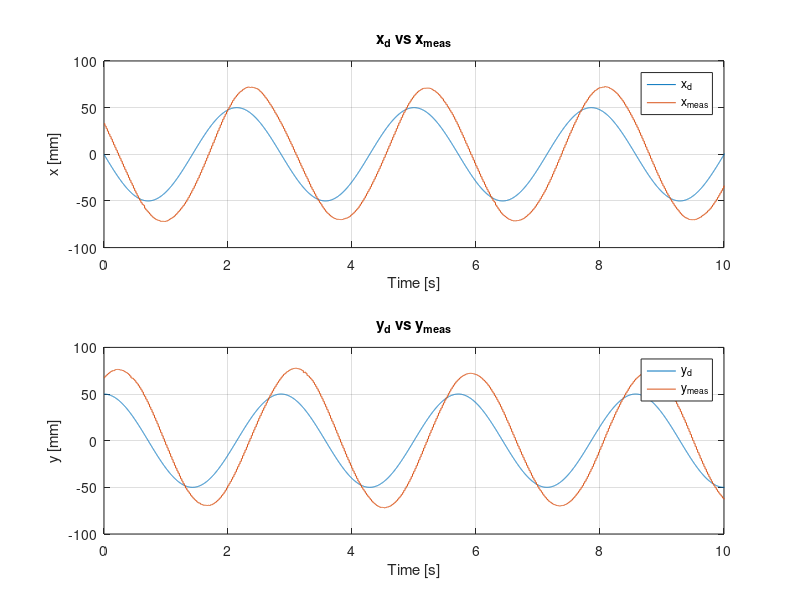
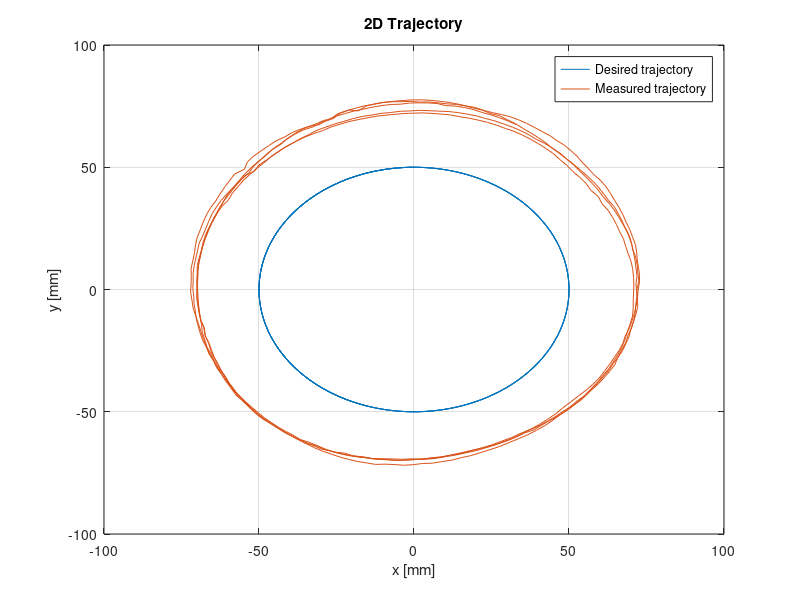
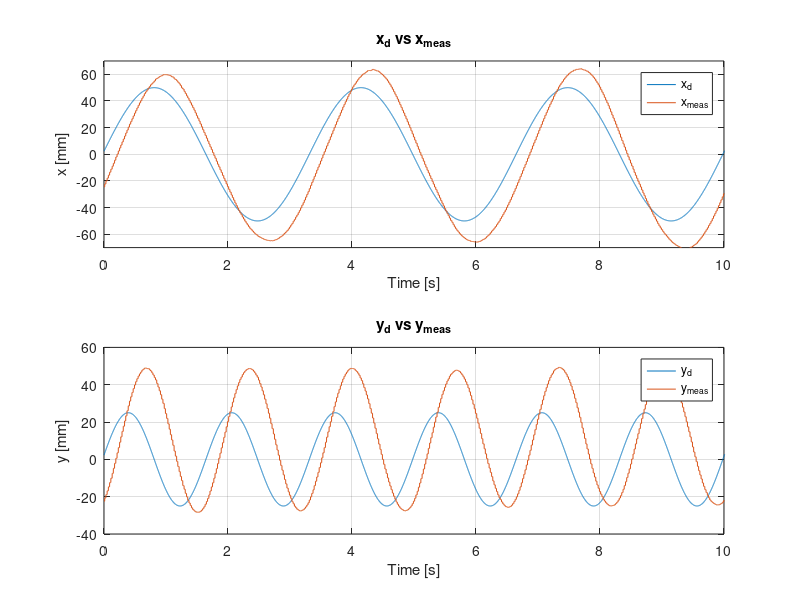
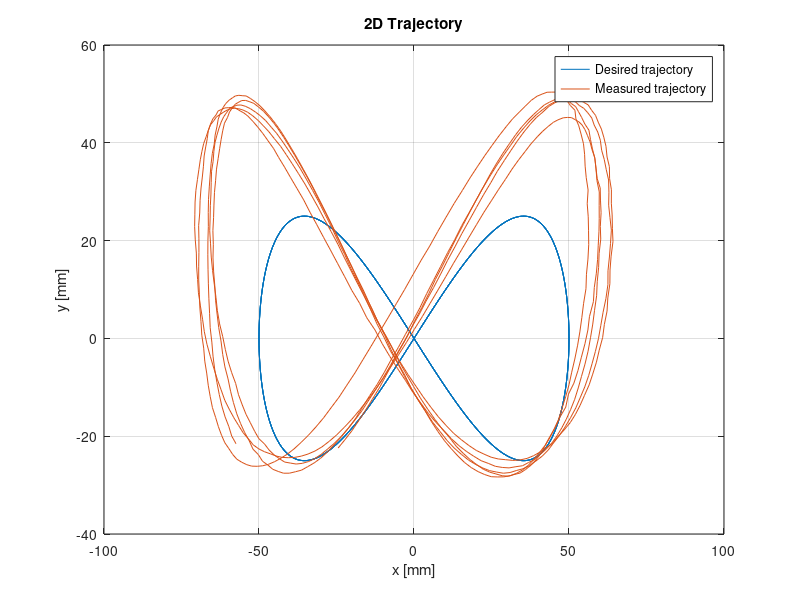

Write the MATLAB code that produced these figures, in order.
clc, clear variables
close all

set(groot, 'DefaultFigureWindowStyle', 'docked');

%% Channel indices
% Sent from C++:
% 1:  x_des                 [mm]
% 2:  y_des                 [mm] 
% 3:  x_meas cam            [mm]
% 4:  y_meas cam            [mm]
% 5:  x_hat                 [mm]
% 6:  y_hat                 [mm]
% 7:  vx_hat                [mm/s] 
% 8:  vy_hat                [mm/s]
% 9:  disturbance_x         [rad]
% 10: disturbance_y         [rad]
% 11:  controller output x  [rad]
% 12:  controller output y  [rad] 
% 13:  roll imu             [rad]
% 14:  pitch imu            [rad]

data_kreis = load("data_traj_kreis_50mm_0.35Hz.mat");
data_acht = load("data_traj_acht_50mm_25mm_0.3Hz.mat");

%% Resultate Kreis (Radius = 90mm, Frequenz = 0.5Hz)

time_kreis = data_kreis.data.time;
xd_o = data_kreis.data.values(:,1);
yd_o = data_kreis.data.values(:,2);
x_meas_o = data_kreis.data.values(:,3);
y_meas_o = data_kreis.data.values(:,4);
x_hat_o = data_kreis.data.values(:,5);
y_hat_o = data_kreis.data.values(:,6);
vx_hat_o = data_kreis.data.values(:,7);
vy_hat_o = data_kreis.data.values(:,8);

%% Resultate Kreis (Radius_x = 90mm, Radius_y = 45mm, Frequenz = 0.3Hz)
time_acht = data_acht.data.time;
xd_8 = data_acht.data.values(:,1);
yd_8 = data_acht.data.values(:,2);
x_meas_8 = data_acht.data.values(:,3);
y_meas_8 = data_acht.data.values(:,4);
x_hat_8 = data_acht.data.values(:,5);
y_hat_8 = data_acht.data.values(:,6);
vx_hat_8 = data_acht.data.values(:,7);
vy_hat_8 = data_acht.data.values(:,8);
roll_8 = data_acht.data.values(:,13);
pitch_8 = data_acht.data.values(:,14);

%% Plot Kreis (Circle Trajectory)
% xd vs x_meas / yd vs y_meas
figure(1)
subplot(2,1,1)
plot(time_kreis, xd_o, time_kreis, x_meas_o)
grid on
title('x_{d} vs x_{meas}')
xlabel('Time [s]')
ylabel('x [mm]')
legend('x_{d}', 'x_{meas}')
xlim([0 10])

subplot(2,1,2)
plot(time_kreis, yd_o, time_kreis, y_meas_o)
grid on
title('y_{d} vs y_{meas}')
xlabel('Time [s]')
ylabel('y [mm]')
legend('y_{d}', 'y_{meas}')
xlim([0 10])

% 2D-Plot
figure(2)
plot(xd_o, yd_o, x_meas_o, y_meas_o)
grid on
title('2D Trajectory')
xlabel('x [mm]')
ylabel('y [mm]')
legend('Desired trajectory', 'Measured trajectory')

%% Plot Acht (Figure-Eight Trajectory)
% xd vs x_meas / yd vs y_meas
figure(3)
subplot(2,1,1)
plot(time_acht, xd_8, time_acht, x_meas_8)
grid on
title('x_{d} vs x_{meas}')
xlabel('Time [s]')
ylabel('x [mm]')
legend('x_{d}', 'x_{meas}')
xlim([0 10])
ylim([-70 70])

subplot(2,1,2)
plot(time_acht, yd_8, time_acht, y_meas_8)
grid on
title('y_{d} vs y_{meas}')
xlabel('Time [s]')
ylabel('y [mm]')
legend('y_{d}', 'y_{meas}')
xlim([0 10])

% 2D-Plot
figure(4)
plot(xd_8, yd_8, x_meas_8, y_meas_8)
grid on
title('2D Trajectory')
xlabel('x [mm]')
ylabel('y [mm]')
legend('Desired trajectory', 'Measured trajectory')

figure(5)
plot(rad2deg(roll_8), rad2deg(pitch_8))
xlabel('roll [deg]')
ylabel('pitch [deg]')  
